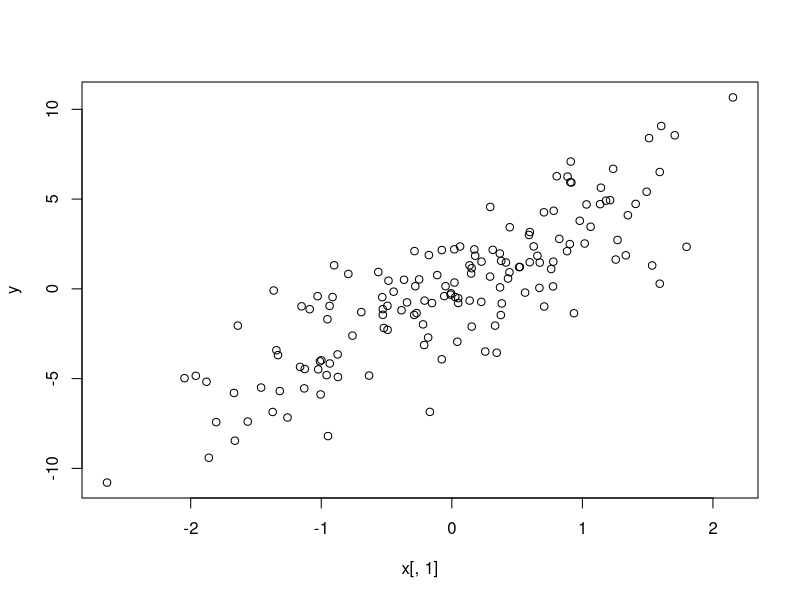
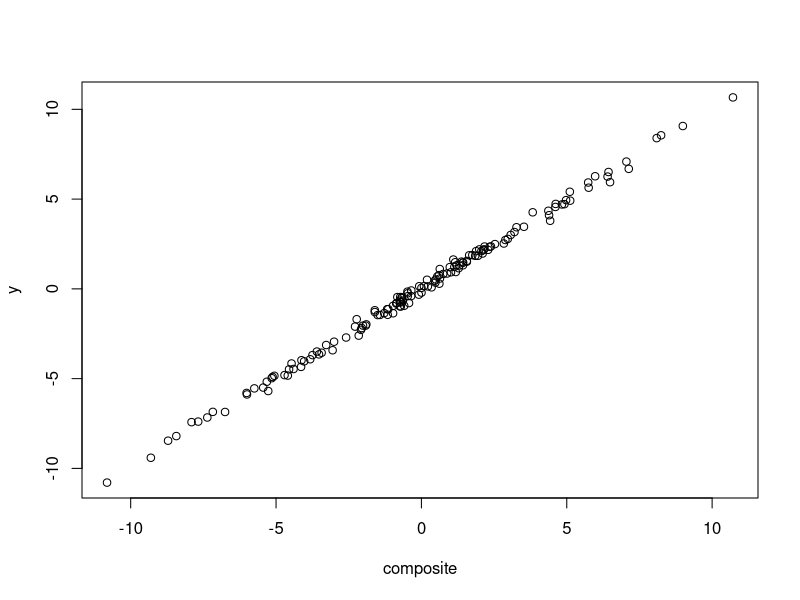

These charts were generated, in order, by the following R code: (Note: this script raises an error after producing the figures.)
library(lavaan)
# ~~~~~~~~~~~~~~~~~~~~~~~~~~~~~~~~~~~~~~~~~~~~~~~~~~~~~~~~~~~~~~~~~~~~~~~~
# define sample size and generate collinear covariates (x[,1:3])
# ~~~~~~~~~~~~~~~~~~~~~~~~~~~~~~~~~~~~~~~~~~~~~~~~~~~~~~~~~~~~~~~~~~~~~~~~
n <- 150
x <- matrix(NA, n, 3)
x[,1] <- rnorm(n, 0, 1)
x[,2] <- x[,1] + rnorm(n, 0, 1)
x[,3] <- x[,1] + rnorm(n, 0, 1)
cor(x)

# ~~~~~~~~~~~~~~~~~~~~~~~~~~~~~~~~~~~~~~~~~~~~~~~~~~~~~~~~~~~~~~~~~~~~~~~~
# define slopes (intercept = 0)
# ~~~~~~~~~~~~~~~~~~~~~~~~~~~~~~~~~~~~~~~~~~~~~~~~~~~~~~~~~~~~~~~~~~~~~~~~
beta <- c(1,0.5,2)

y <- rnorm(n, beta[1] * x[,1] + beta[2] * x[,2] + beta[3] * x[,3], 0.25)
plot(y ~ x[,1])

composite = x %*% beta
plot(y ~ composite)

data <- data.frame(y,x)
summary(m1 <- glm(y ~ x))

library(lavaan)
summary(m2 <- sem('y ~ c
             c <~ X1 + 1 * X2 + X3',
            data = data))

# ~~~~~~~~~~~~~~~~~~~~~~~~~~~~~~~~~~~~~~~~~~~~~~~~~~~~~~~~~~~~~~~~~~~~~~~~
# Note the relationship between the composite loadings (under composites below)
# and the beta values? 
# Are the relative effects the same? 
# Absolute? (effect of c on y under regressions)
# What happens if we fix the loading of X1 on the composite to 1 on line 28?
# Why?
# ~~~~~~~~~~~~~~~~~~~~~~~~~~~~~~~~~~~~~~~~~~~~~~~~~~~~~~~~~~~~~~~~~~~~~~~~
